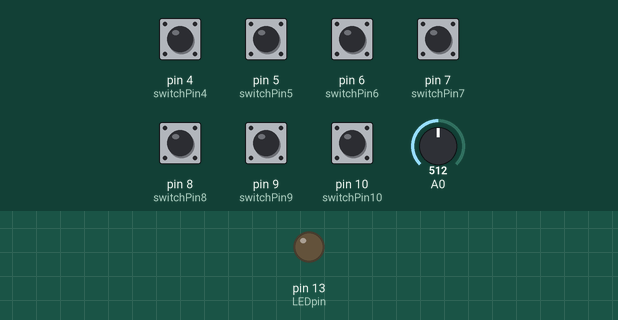
A sketch run on a simulated Arduino Uno, built with avr-gcc and run on an emulated ATmega328P. Parts: output pins drawn as LEDs (lit = HIGH). The test bench sets the inputs (shaded band); at power-on: pin 4 (switchPin4), pin 5 (switchPin5), pin 6 (switchPin6), pin 7 (switchPin7), pin 8 (switchPin8), pin 9 (switchPin9), pin 10 (switchPin10) HIGH, A0 = 512.

Above: at 0.11 s.
At 0.7 s:
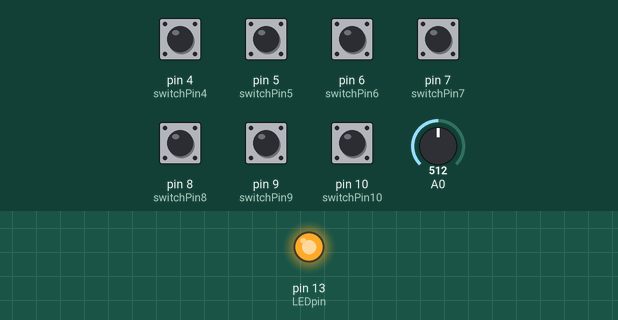
Timing chart, 0 to 2.2 s (numbered marks = the images above):
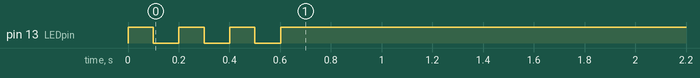

Measured:
- by itself, pin 13 (LEDpin): alternates HIGH for 0.10 s and LOW for 0.10 s, 6 changes in all, then stays HIGH

The sketch:

midi_foot_controller.ino
```cpp
#include <SoftwareSerial.h>

const int switchPin1 = 1;
const int switchPin2 = 2;
const int switchPin3 = 3;
const int switchPin4 = 4;
const int switchPin5 = 5;
const int switchPin6 = 6;
const int switchPin7 = 7;
const int switchPin8 = 8;
const int switchPin9 = 9;
const int switchPin10 = 10;

const int LEDpin = 13;

// Variables:
int AnalogValue = 0;

byte note1 = 0;
int lastNote1Played = 0;
int lastSwitch1State = 0;
int currentSwitch1State = 0;

byte note2 = 0;
int lastNote2Played = 0;
int lastSwitch2State = 0;
int currentSwitch2State = 0;

byte note3 = 0;
int lastNote3Played = 0;
int lastSwitch3State = 0;
int currentSwitch3State = 0;

byte note4 = 0;
int lastNote4Played = 0;
int lastSwitch4State = 0;
int currentSwitch4State = 0;

byte note5 = 0;
int lastNote5Played = 0;
int lastSwitch5State = 0;
int currentSwitch5State = 0;

byte note6 = 0;
int lastNote6Played = 0;
int lastSwitch6State = 0;
int currentSwitch6State = 0;

byte note7 = 0;
int lastNote7Played = 0;
int lastSwitch7State = 0;
int currentSwitch7State = 0;

byte note8 = 0;
int lastNote8Played = 0;
int lastSwitch8State = 0;
int currentSwitch8State = 0;

byte note9 = 0;
int lastNote9Played = 0;
int lastSwitch9State = 0;
int currentSwitch9State = 0;

byte note10 = 0;
int lastNote10Played = 0;
int lastSwitch10State = 0;
int currentSwitch10State = 0;

//software serial
SoftwareSerial midiSerial(2, 3); // digital pins that we'll use for soft serial RX & TX

void setup() {
  //  set the states of the I/O pins:
  pinMode(switchPin1, INPUT);
  pinMode(switchPin2, INPUT);
  pinMode(switchPin3, INPUT);
  pinMode(switchPin4, INPUT);
  pinMode(switchPin5, INPUT);
  pinMode(switchPin6, INPUT);
  pinMode(switchPin7, INPUT);
  pinMode(switchPin8, INPUT);
  pinMode(switchPin9, INPUT);
  pinMode(switchPin10, INPUT);

  pinMode(LEDpin, OUTPUT);

  //  Set MIDI baud rate:
  Serial.begin(9600);
  blink(3);

  midiSerial.begin(31250);
}

void loop() {

  AnalogValue = analogRead(0);

  note1 = 10;
  note2 = 20;
  note3 = 30;
  note4 = 40;
  note5 = 50;
  note6 = 60;
  note7 = 70;
  note8 = 80;
  note9 = 90;
  note10 = 100;

  currentSwitch1State = digitalRead(switchPin1);
  currentSwitch2State = digitalRead(switchPin2);
  currentSwitch2State = digitalRead(switchPin3);
  currentSwitch2State = digitalRead(switchPin4);
  currentSwitch2State = digitalRead(switchPin5);
  currentSwitch2State = digitalRead(switchPin6);
  currentSwitch2State = digitalRead(switchPin7);
  currentSwitch2State = digitalRead(switchPin8);
  currentSwitch2State = digitalRead(switchPin9);
  currentSwitch2State = digitalRead(switchPin10);

  setSwitch(note1, lastNote1Played, currentSwitch1State, lastSwitch1State);
  setSwitch(note2, lastNote2Played, currentSwitch2State, lastSwitch2State);
  setSwitch(note3, lastNote3Played, currentSwitch3State, lastSwitch3State);
  setSwitch(note4, lastNote4Played, currentSwitch4State, lastSwitch4State);
  setSwitch(note5, lastNote5Played, currentSwitch5State, lastSwitch5State);
  setSwitch(note6, lastNote6Played, currentSwitch6State, lastSwitch6State);
  setSwitch(note7, lastNote7Played, currentSwitch7State, lastSwitch7State);
  setSwitch(note8, lastNote8Played, currentSwitch8State, lastSwitch8State);
  setSwitch(note9, lastNote9Played, currentSwitch9State, lastSwitch9State);
  setSwitch(note10, lastNote10Played, currentSwitch10State, lastSwitch10State);
}

// check and set the switch!
void setSwitch(byte switchPressed, int lastNotePlayed, int currentSwitchState, int lastSwitchState) {
  if (currentSwitchState == 1) {
    if (lastSwitchState == 0) {
      noteOn(0x90, switchPressed, 0x40);
      // save the note sent, so we can turn it off
      lastNotePlayed = switchPressed;
      digitalWrite(LEDpin, HIGH);
    }
  } else {
    if (lastSwitchState == 1) {
      noteOn(0x90, switchPressed, 0x00);
      digitalWrite(LEDpin, LOW);
    }
  }

  // save state of the switch for next time
  lastSwitchState = currentSwitchState;

}

void noteOn(byte cmd, byte data1, byte  data2) {
  midiSerial.write(cmd);
  midiSerial.write(data1);
  midiSerial.write(data2);
}

// Blinks an LED 3 times
void blink(int howManyTimes) {
  int i;
  for (i = 0; i < howManyTimes; i++) {
    digitalWrite(LEDpin, HIGH);
    delay(100);
    digitalWrite(LEDpin, LOW);
    delay(100);
  }
}
```
